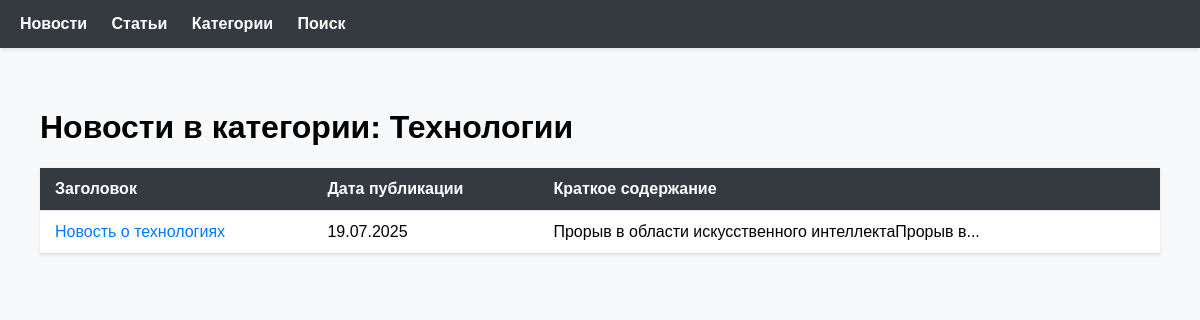
Before: /news/category/3/ with the older database file.
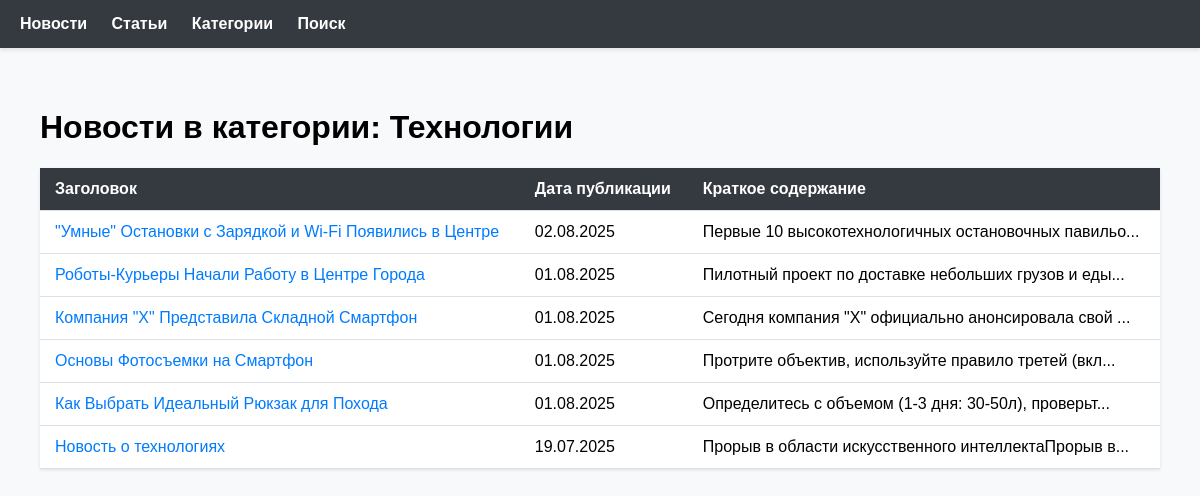
After: the same page with the newer database file.
### NewsPortal/models.py (models this page shows, shortened)
class Post(models.Model):
    ARTICLE = 'AR'
    NEWS = 'NW'
    POST_TYPES = [
        (ARTICLE, 'Статья'),
        (NEWS, 'Новость'),
    ]
    author = models.ForeignKey(
        Author,
        on_delete=models.CASCADE,
        related_name='posts'
    )
    post_type = models.CharField(max_length=2, choices=POST_TYPES)
    created_at = models.DateTimeField(auto_now_add=True)
    categories = models.ManyToManyField(
        Category,
        through='PostCategory',
        related_name='posts'
    )
    title = models.CharField(max_length=200)
    content = models.TextField()
    rating = models.IntegerField(default=0)
    def get_absolute_url(self):
        if self.post_type == self.NEWS:
            return reverse('NewsPortal:news_detail', args=[str(self.id)])
        else:
            return reverse('NewsPortal:article_detail', args=[str(self.id)])
    @property
    def preview(self):
        return self.content[:50] + '...' if len(self.content) > 50 else self.content

### NewsPortal/views.py (the view)
# urls.py: path('category/<int:category_id>/', views.category_detail, name='category_detail'),
def category_detail(request, category_id):
    category = get_object_or_404(Category, id=category_id)
    posts = Post.objects.filter(categories=category).order_by('-created_at')
    is_subscribed = False
    if request.user.is_authenticated:
        try:
            subscriber = Subscriber.objects.get(user=request.user)
            is_subscribed = category in subscriber.categories.all()
        except Subscriber.DoesNotExist:
            pass
    return render(request, 'category_detail.html', {
        'category': category,
        'posts': posts,
        'is_subscribed': is_subscribed
    })

### NewsPortal/context_processors.py (called while the page is built)
def site_info(request):
    return {
        'SITE_NAME': getattr(settings, 'SITE_NAME', 'News Portal'),
        'SITE_URL': getattr(settings, 'SITE_URL', 'localhost:8000'),
    }

def site_settings(request):
    return {
        'SITE_NAME': settings.SITE_NAME,
        'SITE_URL': settings.SITE_URL,
    }

def social_login_buttons(request):
    return {
        'social_login_buttons': mark_safe(
            '<a href="/accounts/yandex/login/?process=login" class="btn yandex-btn">'
            '<img src="https://upload.wikimedia.org/wikipedia/commons/thumb/9/91/Yandex_icon.svg/512px-Yandex_icon'
            '.svg.png"'
            'alt="Yandex" width="20"> Войти через Yandex'
            '</a>'
        )
    }

### NewsPortal/templates/category_detail.html (shortened to what this page needs)
{% extends "default.html" %}
{% block content %}
<div class="container">
    <h1>
        Новости в категории: {{ category.name }}
    </h1>
    <table class="table">
        <thead>
            <tr>
                <th>Заголовок</th>
                <th>Дата публикации</th>
                <th>Краткое содержание</th>
            </tr>
        </thead>
        <tbody>
            {% for post in posts %}
            <tr>
                <td><a href="{{ post.get_absolute_url }}">{{ post.title }}</a></td>
                <td>{{ post.created_at|date:"d.m.Y" }}</td>
                <td>{{ post.preview }}</td>
            </tr>
            {% empty %}
            <tr>
                <td colspan="3">В этой категории пока нет новостей</td>
            </tr>
            {% endfor %}
        </tbody>
    </table>
</div>
{% endblock %}

Changed rows visible on the page:
added Post: title "\"Умные\" Остановки с Зарядкой и Wi-Fi Появились в Центре", created_at "02.08.2025", preview "Первые 10 высокотехнологичных остановочных павильо..."
added Post: title "Роботы-Курьеры Начали Работу в Центре Города", created_at "01.08.2025", preview "Пилотный проект по доставке небольших грузов и еды..."
added Post: title "Компания \"Х\" Представила Складной Смартфон", created_at "01.08.2025", preview "Сегодня компания \"Х\" официально анонсировала свой ..."
added Post: title "Основы Фотосъемки на Смартфон", created_at "01.08.2025", preview "Протрите объектив, используйте правило третей (вкл..."
added Post: title "Как Выбрать Идеальный Рюкзак для Похода", created_at "01.08.2025", preview "Определитесь с объемом (1-3 дня: 30-50л), проверьт..."
